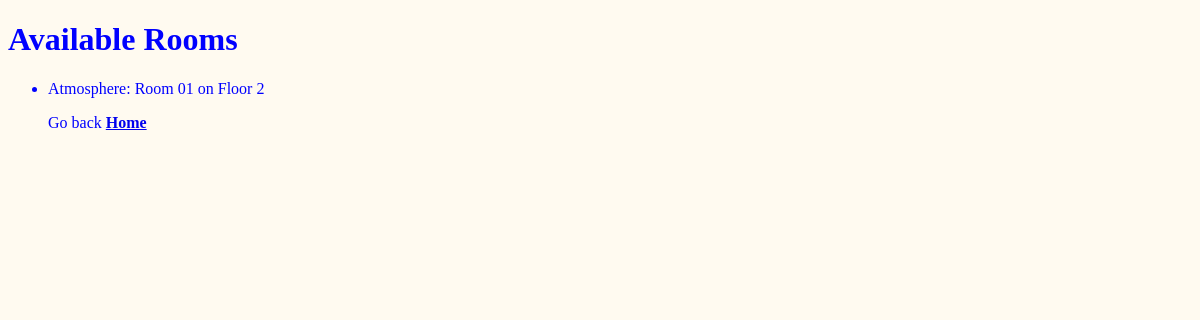
The page /meetings/rooms on the database as committed earlier.
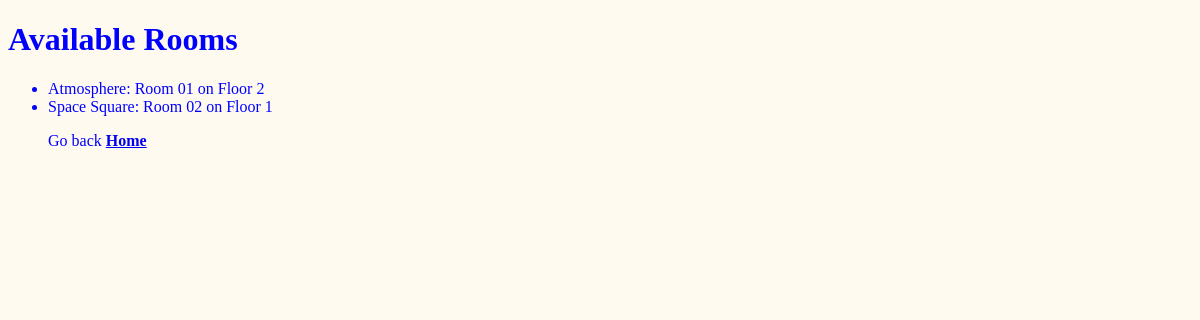
The same page on the database as committed later.
### meetings/models.py (models this page shows)
class Room(models.Model):
    name = models.CharField(max_length=200)
    floor = models.CharField(max_length=20)
    room_no = models.CharField(max_length=20)
    def __str__(self):
        return f"{self.name}: Room {self.room_no}  on  Floor {self.floor}"

### meetings/views.py (the view)
# urls.py: path('rooms', views.rooms, name='rooms'),
def rooms(request):
    return render(request, "meetings/rooms.html",
                  {"rooms": Room.objects.all()})

### meetings/templates/meetings/rooms.html (shortened to what this page needs)
{% extends 'base.html' %}
{% block content %}
<h1>Available Rooms</h1>
<ul>
    {% for room in rooms %}
    <li>
        {{room}}
    </li>
    {% endfor %}
<p>
    Go back  <strong> <a href="{% url 'welcome'  %}"> Home </a> </strong>
</p>
{% endblock %}

Rows that differ between the two databases and show on the page:
added Room: name+room_no+floor "Space Square: Room 02 on Floor 1"
